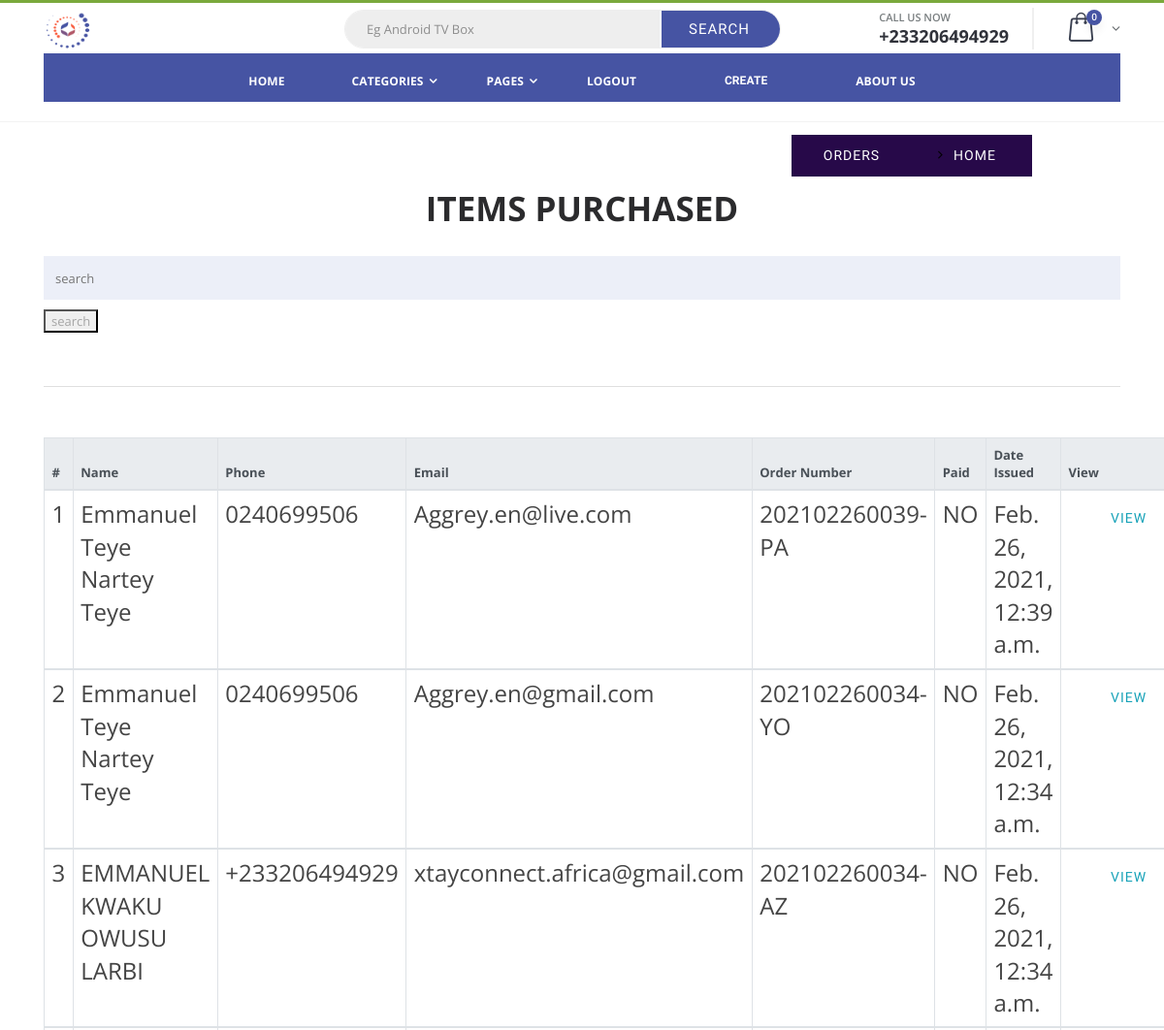
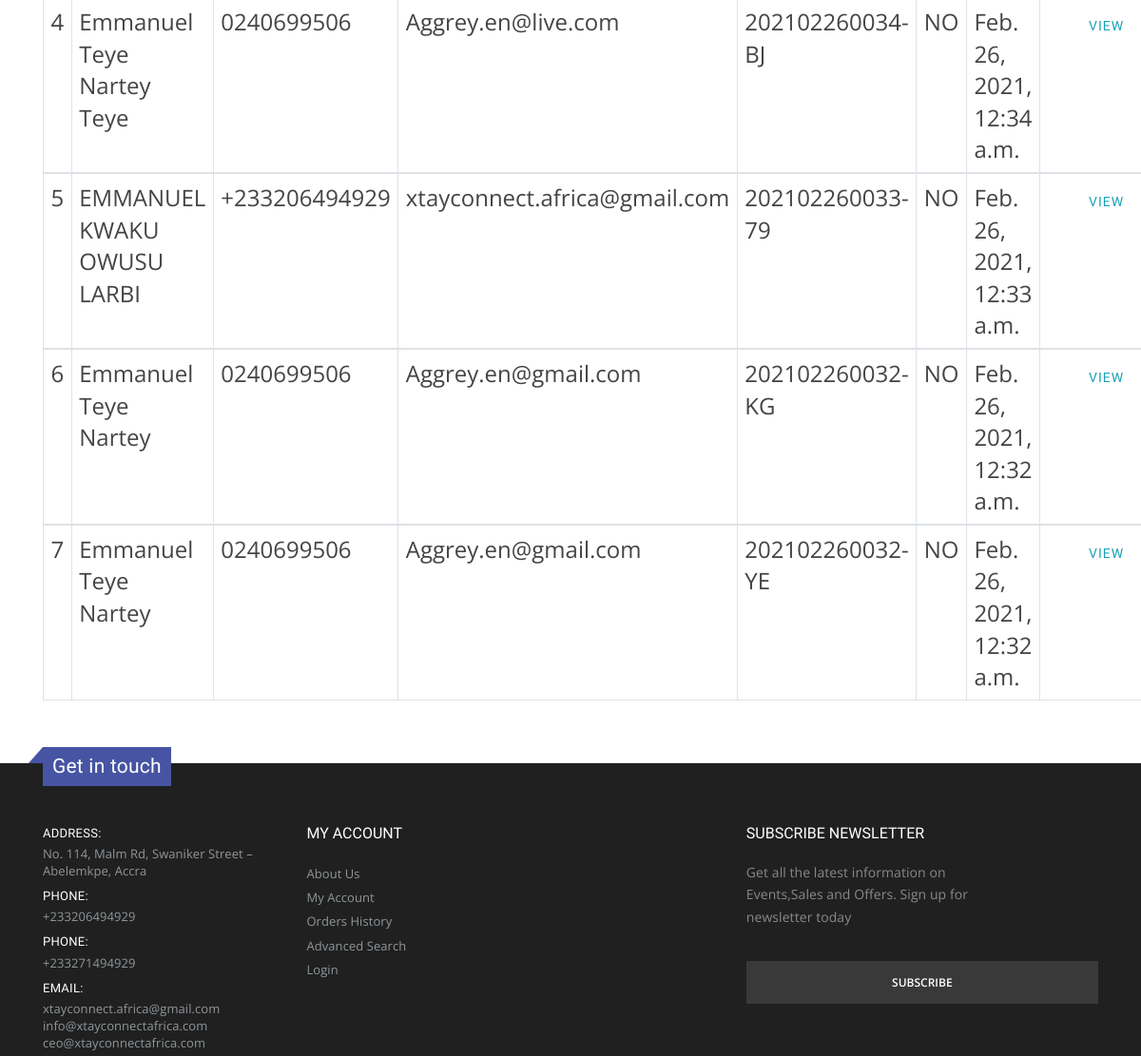
The page /orders/ (signed in, upper part) on the database as committed earlier (2 pictures, top to bottom).
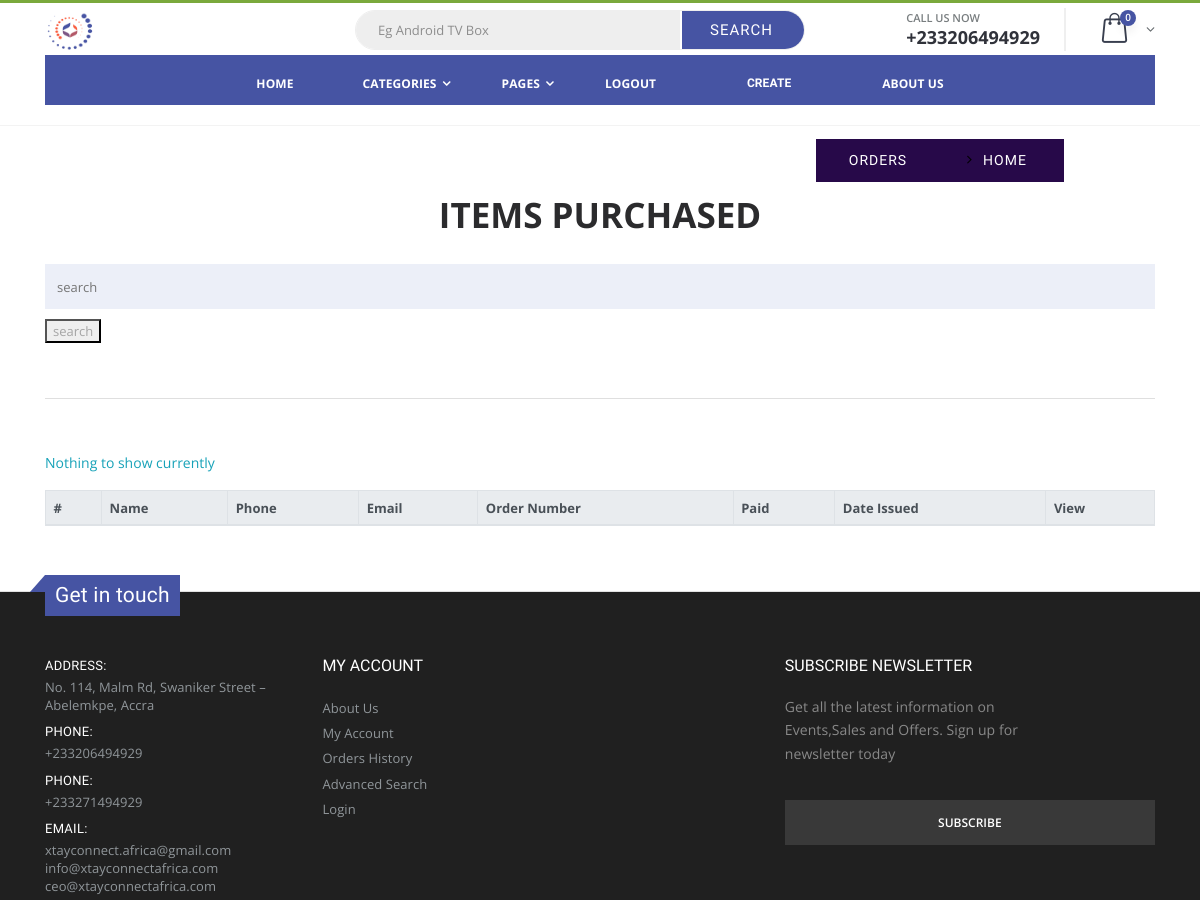
The same page on the database as committed later.
### orders/models.py (models this page shows, shortened)
class Order(Base_Model):
    user =models.ForeignKey(User,on_delete=models.CASCADE,related_name='user')
    name = models.CharField(max_length=8000)
    email = models.EmailField()
    address = models.TextField(null=True)
    phone_number = models.CharField(max_length=15, blank=False)
    delevery_Status = models.ForeignKey(Delevery_Status,on_delete=models.CASCADE,null=True,blank=True)
    region =models.ForeignKey(Region,on_delete=models.CASCADE,null=True,blank=True)
    city =models.ForeignKey(City,null=True,on_delete=models.CASCADE,blank=True)
    paid = models.BooleanField(default=False)
    order_number = models.CharField('order number',max_length=500,editable=False)
    location = LocationField(null=True,blank=True)
    payment_method =models.CharField(max_length=255,null=True,blank=True,editable=False)
    city1 = models.CharField(max_length=255,null=True,blank=True)
    location_google = PlainLocationField(based_fields=['city1'], zoom=7,null=True,blank=True)
    transaction_id =models.CharField(max_length=200,null=True,blank=True)
    class Meta:
        ordering = ('-date_updated', )

### orders/views.py (the view)
# urls.py: path("orders/",views.orders,name="orders"),
@login_required
def orders(request):
    order_items = Order.objects.all()
    q = request.GET.get('q')
    if q:
        order_items = order_items.filter(
            Q(name__icontains=q) | Q(order_number__icontains=q))
    context = {
        'order_items': order_items,
    }
    return render(request, 'order/order.html', context)

### cart/cart.py (called while the page is built)
    def __len__(self):
        return sum(item['quantity'] for item in self.cart.values())

### cart/context_processors.py (called while the page is built)
def cart(request):
    return {'cart': Cart(request)}

### ecommerce/context_processors.py (called while the page is built)
def category(request):
    nav = Category.objects.filter(is_available=True)
    sub_category = Sub_Category.objects.order_by('category__date_updated').filter(is_available=True)
    popular = Product.objects.filter(is_available=True).order_by('-date_updated')
    return {'nav':nav,'popular':popular,'sub_category':sub_category}

### templates/order/order.html (shortened to what this page needs)
{% extends 'header1.html' %}
{% load static %}
{% block content %}
<nav class="breadcrumb" style="margin-left:68%;font-size: larger;">
  <a style="background-color: #270949;color: white;" title="items bought"  data-toggle="tooltip" class="breadcrumb-item btn" href="{% url 'orders:orders' %}">Orders</a>
      <a style="background-color: #270949;color: white;" title="go home" data-toggle="tooltip" class="breadcrumb-item btn" href="/">Home</a>
</nav>
<div class="container">
    <h4 class="text-center display-4" style="font-weight: bolder;">ITEMS PURCHASED</h4>
    <div class="row">
        <div class="col">
            <section>
                <form action="#" method="GET">
                  <table class="table table-bordered table-hover ">
                    <input class="my-3" type="text" name="q" id="" placeholder="search" value="{{ request.GET.q }}">
                    <button type="submit">search</button>
                    <hr>
                    <thead class="thead-light">
                      <tr>
                        <th scope="col">#</th>
                        <th scope="col">Name</th>
                        <th scope="col">Phone</th>
                        <th  scope="col">Email</th>
                        <th scope="col">Order Number</th>
                        <th scope="col">Paid</th>
                        <th scope="col">Date Issued</th>
                        <th scope="col">View</th>
                      </tr>
                    </thead>
                    {% for orders in order_items %}
                    <tbody>
                      <tr style="font-size: x-large;">
                        <td id="id" scope="row"> {{forloop.counter}} </td>
                        <td scope="row"> {{ orders.name }} </td>
                        <td scope="row"> {{ orders.phone_number }} </td>
                        <td scope="row"> {{ orders.email }} </td>
                        <td scope="row"> {{ orders.order_number }} </td>
                        <td scope="row"> {{ orders.paid|yesno:'YES,NO' }} </td>
                        <td scope="row"> {{ orders.date_add }} </td>
                          <td scope="row"><a class="text-info btn" href="{% url 'orders:order_items' orders.order_number orders.pk %}">View</a></td>
                      </tr>
                      {% empty %}
                      <p class="text-info"> Nothing to show currently</p>
                    {% endfor %}
                  </table>
                </form>
              </section>
        </div>
    </div>
</div>
{% endblock %}

### templates/header1.html (shortened to what this page needs)
{% load static %}
<!DOCTYPE html>
<html lang="en">
<head>
    <link rel="stylesheet" href="{% static 'css/bootstrap.min.css' %}">
<link rel="stylesheet" href="https://cdnjs.cloudflare.com/ajax/libs/toastr.js/latest/toastr.min.css">
    <link rel="stylesheet" href="{% static 'css/material-design-iconic-font.min.css' %}">
    <link rel="stylesheet" href="{% static 'css/meanmenu.css' %}">
    <link rel="stylesheet" href="{% static 'css/owl.carousel.min.css' %}">
    <link rel="stylesheet" href="{% static 'css/slick.css' %}">
    <link rel="stylesheet" href="{% static 'css/venobox.css' %}">
    <link rel="stylesheet" href="{% static 'css/helper.css' %}">
    <link rel="stylesheet" href="{% static 'css/fontawesome-stars.css' %}">
    <link rel="stylesheet" href="{% static 'css/font-awesome.min.css' %}">
    <link rel="stylesheet" href="{% static 'js/modernizr-2.8.3.min.js' %}">
    <link rel="stylesheet" href="{% static 'css/bootstrap.min.css' %}">
    <link rel="stylesheet" href="{% static 'css/style.min.css' %}">
    <link rel="stylesheet" href="{% static 'css/style.css' %}">
    <link rel="stylesheet" type="text/css" href="{% static 'vendor/fontawesome-free/css/all.min.css' %}">
    <link rel="stylesheet" href="{% static 'css/styledetail.css' %}">
</head>
<body >
    <div class="page-wrapper">
        <header class="header">
            <div class="header-middle">
                <div class="container middle_header">
                    <div class="header-center">
                        <a href="/" class="logo">
                            <img src="{% static 'images/croped.jpg' %}" id="mainlogo"
                                alt="XtayConnect AfricaTM logo">
                        </a>
                    </div>
                    <div class="header-search">
                        <div class="header-search" style="align-items: center !important;">
                            <form action="{% url 'search' %}" method="get" id="searchform">
                                <div class="header-search-wrapper ">
                                    <input type="search" class="form-control" name="q" id="q"
                                        placeholder="Eg Android TV Box" required
                                        value="{{request.GET.q}}">
                                    <button class="btn btn-lg btn-search"
                                        style="color:white;background-color: #4654A3;margin: 0;"
                                        type="submit">Search</button>
                                </div>
                            </form>
                        </div>
                    </div>
                    <div class="header-right">
                        <div class="header-contact">
                            <span>Call us now</span>
                            <a href="tel:+233206494929"><strong>+233206494929</strong></a>
                        </div>
                        <div class="dropdown cart-dropdown">
                            <a href="#" class="dropdown-toggle" role="button" data-toggle="dropdown"
                                aria-haspopup="true" aria-expanded="false" data-display="static">
                                <div class="cart-count" id="cart-count" style="color:white;background-color: #4654A3;">
                                    {{cart|length}}</div>
                            </a>
                        </div>
                    </div>
                </div>
            </div>
            <div class="header-bottom sticky-header">
                <div class="container">
                    <nav class="main-nav">
                        <ul class="menu sf-arrows ">
                            <li class=""><a class="nav-item" href="/">Home</a></li>
                            <li>
                                <a href="#" class="sf-with-ul nav-item">Categories</a>
                            </li>
                            {% if user.is_staff %}
                            <li>
                                <a href="#" class="sf-with-ul nav-item">Pages</a>
                            </li>
                            {% endif %}
                            {% if user.is_authenticated %}
                            <li class="float-right"><a class="nav-item" href="{% url 'account_logout' %}">LOGOUT</a>
                            </li>
                            {%else %}
                            <li class="float-right "><a class="nav-item" href="{% url 'account_login' %}">LOGIN</a></li>
                            <li class="float-right"><a class="nav-item" href="{% url 'account_signup' %}">REGISTER</a>
                            </li>
                            {% endif %}
                            {% if user.is_staff %}
                            <li>
                                <a class="btn pulse nav-item" href="{% url 'create_form' %}">Create</a>
                            </li>
                            {% elif user.is_authenticated %}
                            <li>
                                <a title="orders placed" class="btn nav-item" href="{% url 'orders:my_order_detail' %}">My Orders</a>
                            </li>
                            {% endif %}
                            <li><a class="nav-item" style="color: #4654A3" href="{% url 'about' %}">About Us</a></li>
                        </ul>
                    </nav>
                </div>
            </div>
        </header>
        {% block content %}
        {% endblock %}
        <link rel="stylesheet" href="{% static 'css/bootstrap.min.css' %}">
        <link rel="stylesheet" href="{% static 'css/style.min.css' %}">
        <link rel="stylesheet" type="text/css" href="{% static 'vendor/fontawesome-free/css/all.min.css' %}">
        <footer class="footer">
            <div class="footer-middle">
                <div class="container">
                    <div class="footer-ribbon" style="background-color: #4654A3;">
                        Get in touch
                    </div>
                    <div class="row">
                        <div class="col-lg-8">
                            <div class="row">
                                <div class="col-md-5">
                                    <div class="widget">
                                        <ul class="contact-info">
                                            <li>
                                                <span class="contact-info-label">Address:</span>
                                                No. 114, Malm Rd, Swaniker Street – Abelemkpe, Accra
                                            </li>
                                            <li>
                                                <span class="contact-info-label">Phone:</span><a
                                                    href="tel:+233206494929">
                                                    +233206494929</a>
                                            </li>
                                            <li>
                                                <span class="contact-info-label">Phone:</span><a
                                                    href="tel:+233271494929">
                                                    +233271494929</a>
                                            </li>
                                            <li>
                                                <span class="contact-info-label">Email:</span> <a
                                                    href="mailto:xtayconnect.africa@gmail.com ">xtayconnect.africa@gmail.com
                                                </a>
                                                <a href="mailto:info@xtayconnectafrica.com">
                                                    info@xtayconnectafrica.com</a>
                                                <a href="mailto:ceo@xtayconnectafrica.com  ">ceo@xtayconnectafrica.com
                                                </a>
                                            </li>
                                            <li>
                                                <span class="contact-info-label">you can also reach us
                                                    <a class="d-none d-lg-block" style="color:#00A751;"
                                                        href="https://web.whatsapp.com/send?phone=+233206494929&text=hello {% if user.is_authenticated %}{{user}}: {% endif %}feel free to talk to us."
                                                        target="_blank" rel="noopener noreferrer">
                                                </span>
                                            </li>
                                        </ul>
                                    </div>
                                </div>
                                <div class="col-md-3">
                                    <div class="widget">
                                        <h4 class="widget-title">My Account</h4>
                                        <ul class="links">
                                            <li><a href="{% url 'about' %}">About Us</a></li>
                                            <li><a href="#">My Account</a></li>
                                            <li><a href="#">Orders History</a></li>
                                            <li><a href="#">Advanced Search</a></li>
                                            <li><a href="{% url 'account_login' %}" class="login-link">Login</a></li>
                                        </ul>
                                    </div>
                                </div>
                            </div>
                        </div>
                        <div class="col-lg-4">
                            <div class="widget widget-newsletter">
                                <h4 class="widget-title">Subscribe newsletter</h4>
                                <p>Get all the latest information on Events,Sales and Offers. Sign up for newsletter
                                    today</p>
                                <form action="#">
                                    <input type="submit" class="btn" value="Subscribe">
                                </form>
                            </div>
                        </div>
                    </div>
                </div>
            </div>
        </footer>
    </div>
</body>
</html>

### static/css/style.css (style rules this page uses)
body { font-family: 'Hind', sans-serif; color: #4A4E5A; overflow-x: hidden; }
h1, h2, h3, h4, h5, h6 { color: #30323A; margin: 0 0 10px; font-weight: 700; }
a { color: #30323A; -webkit-transition: 0.3s color; transition: 0.3s color; }
strong { color: #30323A; }
ul, ol { margin: 0; padding: 0; list-style: none }
hr { margin-top: 15px; margin-bottom: 15px; border-color: #DADADA; }
.breadcrumb { background-color: transparent; border: none; border-radius: 0px; padding: 15px 0px; margin: 0; }
.header-search { display: inline-block; padding: 15px 0px; max-width: 500px; }
.header-search>form { position: relative; }
.footer { margin: 15px 0px; }
.pulse { display: block; cursor: pointer; box-shadow: 0 0 0 rgba(236, 6, 6, 0.4); animation: pulse 2s infinite; }

### templates/header1.html (style rules this page uses)
.header-middle { margin: 0; padding: 0; border: none; margin-top: 2px; }
.main-nav { background-color: #4654A3; height: 50px; }
.nav-item { color: white !important; }
.menu>li>a { padding: 1.5em ; }
@media screen and (min-width: 600px) { #mainlogo { height: 50px; width: autox; } }
@media screen and (min-width: 600px) { #mainlogo { padding-right: 20em !important; } }
body { background: #fff !important; color: #444; font-family: "Open Sans", sans-serif; }

Rows that differ between the two databases and show on the page:
removed Order: name "Emmanuel Teye Nartey Teye", phone_number "0240699506", email "Aggrey.en@live.com", order_number "202102260039-PA", paid "NO", date_add "Feb. 26, 2021, 12:39 a.m."
removed Order: name "Emmanuel Teye Nartey Teye", phone_number "0240699506", email "Aggrey.en@gmail.com", order_number "202102260034-YO", paid "NO", date_add "Feb. 26, 2021, 12:34 a.m."
removed Order: name "EMMANUEL KWAKU OWUSU LARBI", phone_number "+233206494929", email "xtayconnect.africa@gmail.com", order_number "202102260034-AZ", paid "NO", date_add "Feb. 26, 2021, 12:34 a.m."
removed Order: name "Emmanuel Teye Nartey Teye", phone_number "0240699506", email "Aggrey.en@live.com", order_number "202102260034-BJ", paid "NO", date_add "Feb. 26, 2021, 12:34 a.m."
removed Order: name "EMMANUEL KWAKU OWUSU LARBI", phone_number "+233206494929", email "xtayconnect.africa@gmail.com", order_number "202102260033-79", paid "NO", date_add "Feb. 26, 2021, 12:33 a.m."
removed Order: name "Emmanuel Teye Nartey", phone_number "0240699506", email "Aggrey.en@gmail.com", order_number "202102260032-KG", paid "NO", date_add "Feb. 26, 2021, 12:32 a.m."
removed Order: name "Emmanuel Teye Nartey", phone_number "0240699506", email "Aggrey.en@gmail.com", order_number "202102260032-YE", paid "NO", date_add "Feb. 26, 2021, 12:32 a.m."
Other text that changed with them:
text now shown: "Nothing to show currently"
